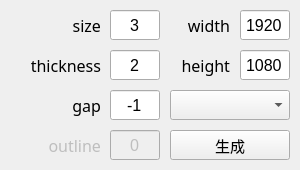
<?xml version="1.0" encoding="UTF-8"?>
<ui version="4.0">
 <class>MainWindow</class>
 <widget class="QMainWindow" name="MainWindow">
  <property name="geometry">
   <rect>
    <x>0</x>
    <y>0</y>
    <width>300</width>
    <height>170</height>
   </rect>
  </property>
  <property name="minimumSize">
   <size>
    <width>300</width>
    <height>170</height>
   </size>
  </property>
  <property name="maximumSize">
   <size>
    <width>300</width>
    <height>170</height>
   </size>
  </property>
  <property name="windowTitle">
   <string>MainWindow</string>
  </property>
  <widget class="QWidget" name="centralwidget">
   <property name="minimumSize">
    <size>
     <width>300</width>
     <height>170</height>
    </size>
   </property>
   <property name="maximumSize">
    <size>
     <width>300</width>
     <height>170</height>
    </size>
   </property>
   <widget class="QPushButton" name="generateButton">
    <property name="geometry">
     <rect>
      <x>170</x>
      <y>130</y>
      <width>120</width>
      <height>30</height>
     </rect>
    </property>
    <property name="font">
     <font>
      <pointsize>11</pointsize>
     </font>
    </property>
    <property name="text">
     <string>生成</string>
    </property>
   </widget>
   <widget class="QLineEdit" name="sizeEdit">
    <property name="geometry">
     <rect>
      <x>110</x>
      <y>10</y>
      <width>50</width>
      <height>30</height>
     </rect>
    </property>
    <property name="font">
     <font>
      <pointsize>12</pointsize>
     </font>
    </property>
    <property name="text">
     <string>3</string>
    </property>
    <property name="alignment">
     <set>Qt::AlignCenter</set>
    </property>
   </widget>
   <widget class="QLineEdit" name="thicknessEdit">
    <property name="geometry">
     <rect>
      <x>110</x>
      <y>50</y>
      <width>50</width>
      <height>30</height>
     </rect>
    </property>
    <property name="font">
     <font>
      <pointsize>12</pointsize>
     </font>
    </property>
    <property name="text">
     <string>2</string>
    </property>
    <property name="alignment">
     <set>Qt::AlignCenter</set>
    </property>
   </widget>
   <widget class="QLineEdit" name="gapEdit">
    <property name="geometry">
     <rect>
      <x>110</x>
      <y>90</y>
      <width>50</width>
      <height>30</height>
     </rect>
    </property>
    <property name="font">
     <font>
      <pointsize>12</pointsize>
     </font>
    </property>
    <property name="text">
     <string>-1</string>
    </property>
    <property name="alignment">
     <set>Qt::AlignCenter</set>
    </property>
   </widget>
   <widget class="QLineEdit" name="widthEdit">
    <property name="geometry">
     <rect>
      <x>240</x>
      <y>10</y>
      <width>50</width>
      <height>30</height>
     </rect>
    </property>
    <property name="font">
     <font>
      <pointsize>12</pointsize>
     </font>
    </property>
    <property name="text">
     <string>1920</string>
    </property>
    <property name="alignment">
     <set>Qt::AlignCenter</set>
    </property>
   </widget>
   <widget class="QLineEdit" name="heightEdit">
    <property name="geometry">
     <rect>
      <x>240</x>
      <y>50</y>
      <width>50</width>
      <height>30</height>
     </rect>
    </property>
    <property name="font">
     <font>
      <pointsize>12</pointsize>
     </font>
    </property>
    <property name="text">
     <string>1080</string>
    </property>
    <property name="alignment">
     <set>Qt::AlignCenter</set>
    </property>
   </widget>
   <widget class="QLineEdit" name="outlineEdit">
    <property name="enabled">
     <bool>false</bool>
    </property>
    <property name="geometry">
     <rect>
      <x>110</x>
      <y>130</y>
      <width>50</width>
      <height>30</height>
     </rect>
    </property>
    <property name="font">
     <font>
      <pointsize>12</pointsize>
     </font>
    </property>
    <property name="text">
     <string>0</string>
    </property>
    <property name="alignment">
     <set>Qt::AlignCenter</set>
    </property>
   </widget>
   <widget class="QLabel" name="sizelabel">
    <property name="geometry">
     <rect>
      <x>10</x>
      <y>10</y>
      <width>91</width>
      <height>30</height>
     </rect>
    </property>
    <property name="font">
     <font>
      <family>微软雅黑</family>
      <pointsize>12</pointsize>
     </font>
    </property>
    <property name="text">
     <string>size</string>
    </property>
    <property name="alignment">
     <set>Qt::AlignRight|Qt::AlignTrailing|Qt::AlignVCenter</set>
    </property>
   </widget>
   <widget class="QLabel" name="thicknesslabel">
    <property name="geometry">
     <rect>
      <x>10</x>
      <y>50</y>
      <width>91</width>
      <height>30</height>
     </rect>
    </property>
    <property name="font">
     <font>
      <family>微软雅黑</family>
      <pointsize>12</pointsize>
     </font>
    </property>
    <property name="text">
     <string>thickness</string>
    </property>
    <property name="alignment">
     <set>Qt::AlignRight|Qt::AlignTrailing|Qt::AlignVCenter</set>
    </property>
   </widget>
   <widget class="QLabel" name="gaplabel">
    <property name="geometry">
     <rect>
      <x>10</x>
      <y>90</y>
      <width>91</width>
      <height>30</height>
     </rect>
    </property>
    <property name="font">
     <font>
      <family>微软雅黑</family>
      <pointsize>12</pointsize>
     </font>
    </property>
    <property name="text">
     <string>gap</string>
    </property>
    <property name="alignment">
     <set>Qt::AlignRight|Qt::AlignTrailing|Qt::AlignVCenter</set>
    </property>
   </widget>
   <widget class="QLabel" name="outlinelabel">
    <property name="enabled">
     <bool>false</bool>
    </property>
    <property name="geometry">
     <rect>
      <x>10</x>
      <y>130</y>
      <width>91</width>
      <height>30</height>
     </rect>
    </property>
    <property name="font">
     <font>
      <family>微软雅黑</family>
      <pointsize>12</pointsize>
     </font>
    </property>
    <property name="layoutDirection">
     <enum>Qt::LeftToRight</enum>
    </property>
    <property name="text">
     <string>outline</string>
    </property>
    <property name="alignment">
     <set>Qt::AlignRight|Qt::AlignTrailing|Qt::AlignVCenter</set>
    </property>
   </widget>
   <widget class="QLabel" name="widthlabel">
    <property name="geometry">
     <rect>
      <x>170</x>
      <y>10</y>
      <width>60</width>
      <height>30</height>
     </rect>
    </property>
    <property name="font">
     <font>
      <family>微软雅黑</family>
      <pointsize>12</pointsize>
     </font>
    </property>
    <property name="text">
     <string>width</string>
    </property>
    <property name="alignment">
     <set>Qt::AlignRight|Qt::AlignTrailing|Qt::AlignVCenter</set>
    </property>
   </widget>
   <widget class="QLabel" name="heightlabel">
    <property name="geometry">
     <rect>
      <x>170</x>
      <y>50</y>
      <width>60</width>
      <height>30</height>
     </rect>
    </property>
    <property name="font">
     <font>
      <family>微软雅黑</family>
      <pointsize>12</pointsize>
     </font>
    </property>
    <property name="text">
     <string>height</string>
    </property>
    <property name="alignment">
     <set>Qt::AlignRight|Qt::AlignTrailing|Qt::AlignVCenter</set>
    </property>
   </widget>
   <widget class="QComboBox" name="colorBox">
    <property name="geometry">
     <rect>
      <x>170</x>
      <y>90</y>
      <width>120</width>
      <height>30</height>
     </rect>
    </property>
    <property name="font">
     <font>
      <pointsize>12</pointsize>
     </font>
    </property>
    <property name="layoutDirection">
     <enum>Qt::LeftToRight</enum>
    </property>
    <property name="autoFillBackground">
     <bool>false</bool>
    </property>
    <property name="styleSheet">
     <string notr="true">text-align: center;</string>
    </property>
   </widget>
  </widget>
 </widget>
 <resources/>
 <connections/>
</ui>
